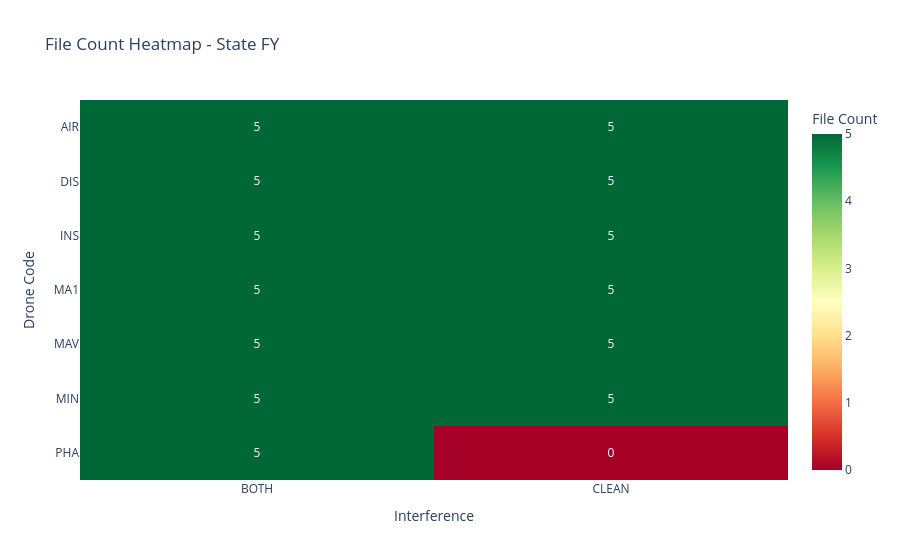
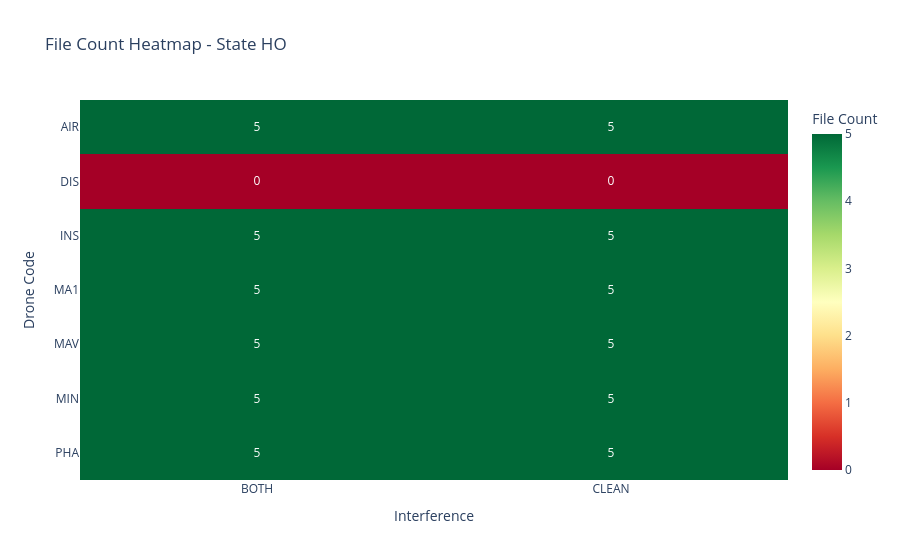
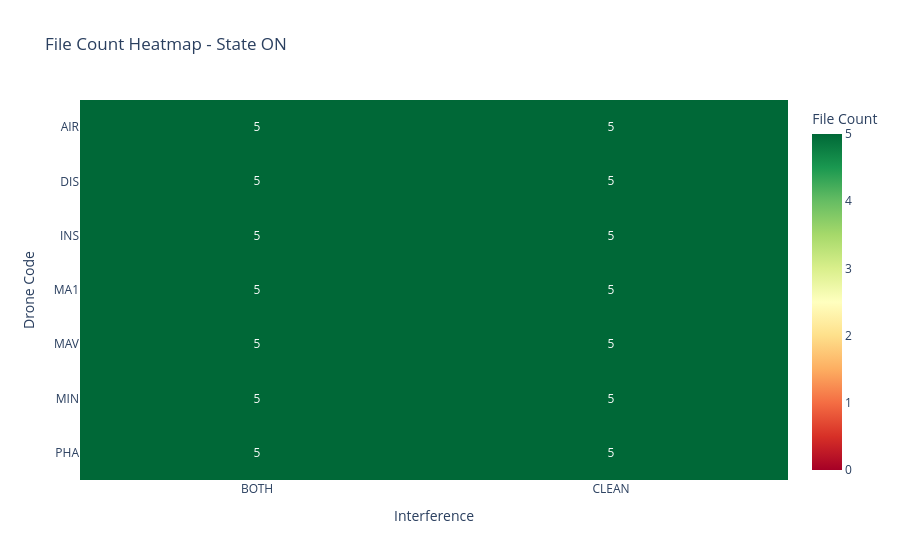

These figures' notebook cell, in order:
### Code cell
color_min = 0
color_max = 5

for state in states:
    state_df = complete_df[complete_df['state'] == state]
    pivot_table = state_df.pivot(index='drone_code', columns='interference', values='count')
    
    fig = px.imshow(
        pivot_table,
        labels=dict(x="Interference", y="Drone Code", color="File Count"),
        title=f"File Count Heatmap - State {state}",
        color_continuous_scale='RdYlGn',
        zmin=color_min,
        zmax=color_max,
        text_auto=True,
        aspect="auto"
    )
    save_figure(fig)
    fig.show()

missing_summary = "\n".join([f"  - {row['drone_code']} / {row['state']} / {row['interference']}"
                             for _, row in missing_combinations.iterrows()]) if len(missing_combinations) > 0 else ""

print(f"""
==================================================
MISSING COMBINATIONS SUMMARY
==================================================
Expected: {len(all_combinations)} combinations ({len(drones)} drones x {len(states)} states x {len(interferences)} interferences)
Found: {len(pivot_data)} unique combinations
Missing: {len(missing_combinations)} combinations

Missing combinations:
{missing_summary}""")

### Figure 1 — Plotly figure (JSON) as saved in the notebook; plotly's stock layout.template omitted (floating-point values rounded to 4 significant figures)
{"data": [{"coloraxis": "coloraxis", "hovertemplate": "Interference: %{x}<br>Drone Code: %{y}<br>File Count: %{z}<extra></extra>", "name": "0", "texttemplate": "%{z}", "type": "heatmap", "x": ["BOTH", "CLEAN"], "xaxis": "x", "y": ["AIR", "DIS", "INS", "MA1", "MAV", "MIN", "PHA"], "yaxis": "y", "z": [[5, 5], [5, 5], [5, 5], [5, 5], [5, 5], [5, 5], [5, 0]]}], "layout": {"coloraxis": {"cmax": 5, "cmin": 0, "colorbar": {"title": {"text": "File Count"}}, "colorscale": [[0, "rgb(165,0,38)"], [0.1, "rgb(215,48,39)"], [0.2, "rgb(244,109,67)"], [0.3, "rgb(253,174,97)"], [0.4, "rgb(254,224,139)"], [0.5, "rgb(255,255,191)"], [0.6, "rgb(217,239,139)"], [0.7, "rgb(166,217,106)"], [0.8, "rgb(102,189,99)"], [0.9, "rgb(26,152,80)"], [1, "rgb(0,104,55)"]]}, "title": {"text": "File Count Heatmap - State FY"}, "xaxis": {"anchor": "y", "domain": [0, 1], "title": {"text": "Interference"}}, "yaxis": {"anchor": "x", "autorange": "reversed", "domain": [0, 1], "title": {"text": "Drone Code"}}}}

### Figure 2 — Plotly figure (JSON) as saved in the notebook; plotly's stock layout.template omitted (floating-point values rounded to 4 significant figures)
{"data": [{"coloraxis": "coloraxis", "hovertemplate": "Interference: %{x}<br>Drone Code: %{y}<br>File Count: %{z}<extra></extra>", "name": "0", "texttemplate": "%{z}", "type": "heatmap", "x": ["BOTH", "CLEAN"], "xaxis": "x", "y": ["AIR", "DIS", "INS", "MA1", "MAV", "MIN", "PHA"], "yaxis": "y", "z": [[5, 5], [0, 0], [5, 5], [5, 5], [5, 5], [5, 5], [5, 5]]}], "layout": {"coloraxis": {"cmax": 5, "cmin": 0, "colorbar": {"title": {"text": "File Count"}}, "colorscale": [[0, "rgb(165,0,38)"], [0.1, "rgb(215,48,39)"], [0.2, "rgb(244,109,67)"], [0.3, "rgb(253,174,97)"], [0.4, "rgb(254,224,139)"], [0.5, "rgb(255,255,191)"], [0.6, "rgb(217,239,139)"], [0.7, "rgb(166,217,106)"], [0.8, "rgb(102,189,99)"], [0.9, "rgb(26,152,80)"], [1, "rgb(0,104,55)"]]}, "title": {"text": "File Count Heatmap - State HO"}, "xaxis": {"anchor": "y", "domain": [0, 1], "title": {"text": "Interference"}}, "yaxis": {"anchor": "x", "autorange": "reversed", "domain": [0, 1], "title": {"text": "Drone Code"}}}}

### Figure 3 — Plotly figure (JSON) as saved in the notebook; plotly's stock layout.template omitted (floating-point values rounded to 4 significant figures)
{"data": [{"coloraxis": "coloraxis", "hovertemplate": "Interference: %{x}<br>Drone Code: %{y}<br>File Count: %{z}<extra></extra>", "name": "0", "texttemplate": "%{z}", "type": "heatmap", "x": ["BOTH", "CLEAN"], "xaxis": "x", "y": ["AIR", "DIS", "INS", "MA1", "MAV", "MIN", "PHA"], "yaxis": "y", "z": [[5, 5], [5, 5], [5, 5], [5, 5], [5, 5], [5, 5], [5, 5]]}], "layout": {"coloraxis": {"cmax": 5, "cmin": 0, "colorbar": {"title": {"text": "File Count"}}, "colorscale": [[0, "rgb(165,0,38)"], [0.1, "rgb(215,48,39)"], [0.2, "rgb(244,109,67)"], [0.3, "rgb(253,174,97)"], [0.4, "rgb(254,224,139)"], [0.5, "rgb(255,255,191)"], [0.6, "rgb(217,239,139)"], [0.7, "rgb(166,217,106)"], [0.8, "rgb(102,189,99)"], [0.9, "rgb(26,152,80)"], [1, "rgb(0,104,55)"]]}, "title": {"text": "File Count Heatmap - State ON"}, "xaxis": {"anchor": "y", "domain": [0, 1], "title": {"text": "Interference"}}, "yaxis": {"anchor": "x", "autorange": "reversed", "domain": [0, 1], "title": {"text": "Drone Code"}}}}
